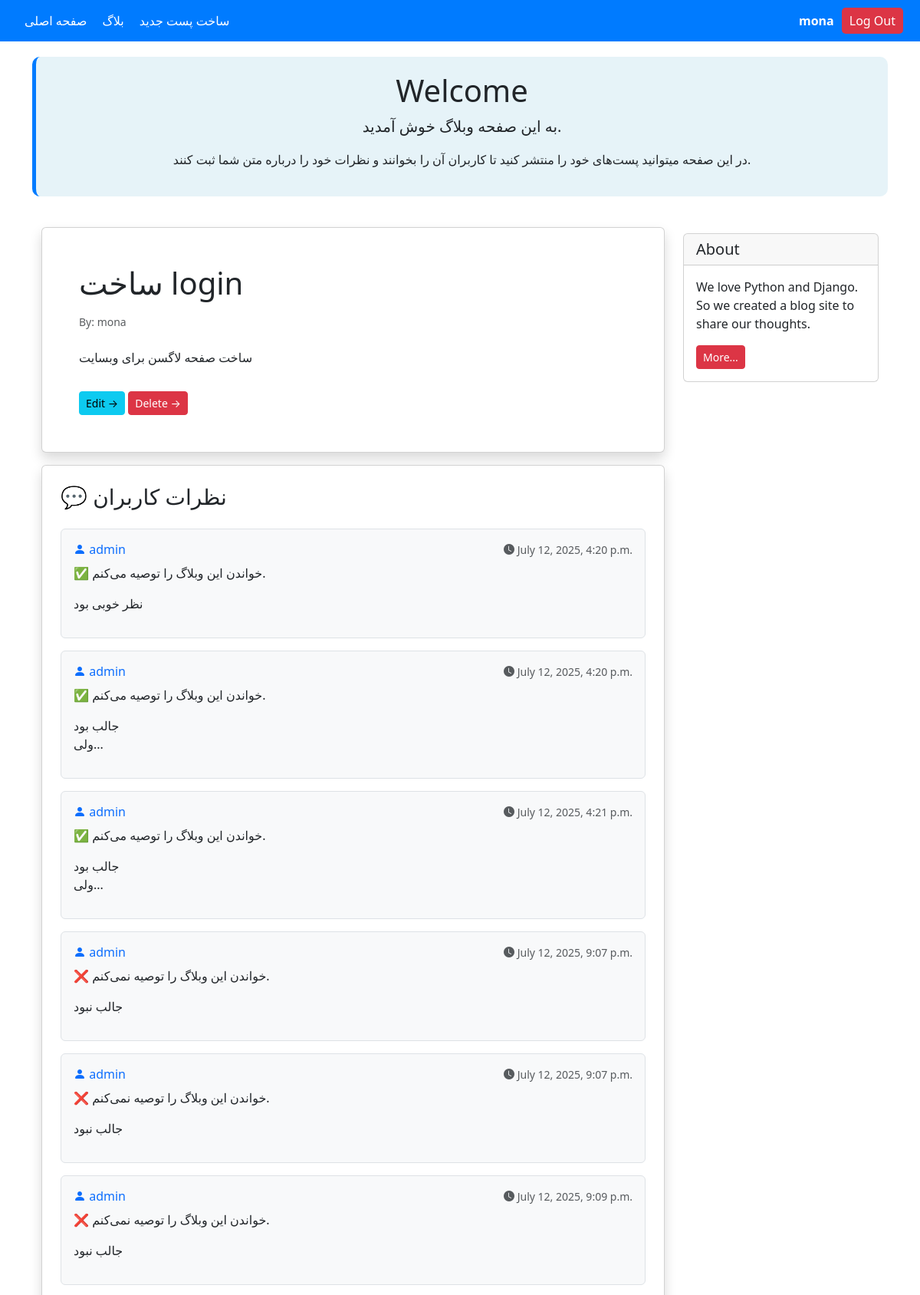
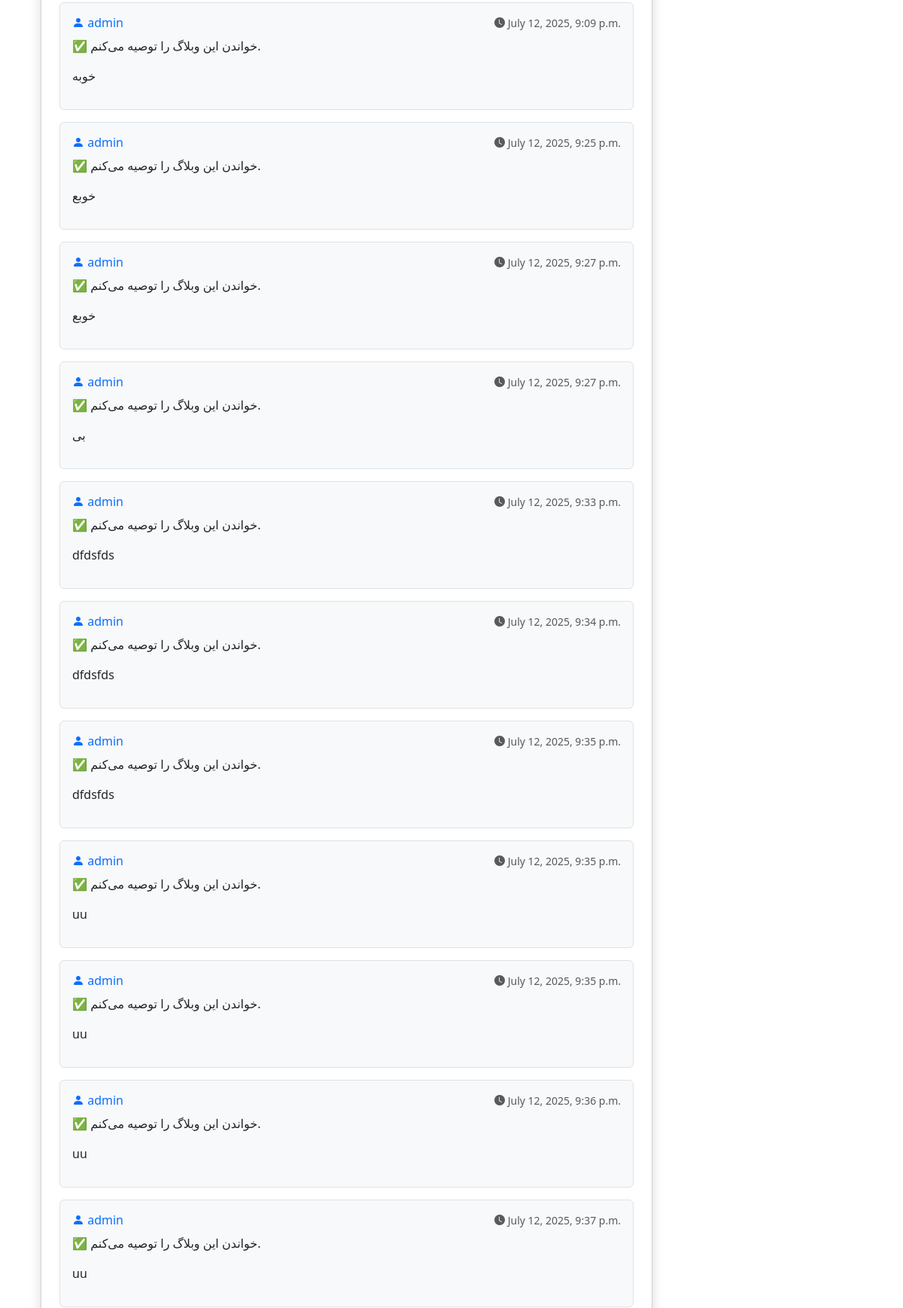
The page /31/ (signed in, upper part) on the database its author committed (2 pictures, top to bottom).
### blog/models.py (models this page shows, shortened)
class Post(models.Model):
    STATUS_CHOICES =(
        ('pub','Published'),
        ('drf','Draft'),
    )
    title = models.CharField(max_length=200)
    text = models.TextField()
    datetime_created = models.DateTimeField(auto_now_add=True)
    datetime_modified = models.DateTimeField(auto_now=True)
    status = models.CharField(choices= STATUS_CHOICES,max_length=3 )
    author = models.ForeignKey("auth.User",on_delete = models.CASCADE)

class Comment(models.Model):
    text = models.TextField()
    datetime_created = models.DateTimeField(auto_now_add=True)
    user = models.ForeignKey(get_user_model(),on_delete = models.CASCADE)
    is_activate = models.BooleanField(default=True)
    recommend = models.BooleanField(default=True)
    post = models.ForeignKey(Post,on_delete = models.CASCADE,related_name='comments')

### blog/views.py (the view)
# urls.py: path('<int:pk>/',views.post_detail,name='post_detail'),
def post_detail(request,pk):
    post = get_object_or_404(Post,pk=pk)
    post_comments = post.comments.all()
    if request.method == 'POST':
        comment_form = CommentForm(request.POST)
        if comment_form.is_valid():
            new_comment = comment_form.save(commit=False)
            new_comment.post = post
            new_comment.user = request.user
            new_comment.save()
            comment_form = CommentForm()
    else:
        comment_form = CommentForm()
    return render(request,"blog/post_detail.html",{"post":post,
        "comments":post_comments,
        "comment_form":comment_form,
        })

### blog/templates/blog/post_detail.html (shortened to what this page needs)
{% extends '_base.html' %}
{% load crispy_forms_tags %}
{% block content %}
<div class="container mt-4">
    <div class="row">
        <div class="col-9">
            <div class="card shadow my-3 p-5">
                <h1>{{ post.title }}</h1>
                <p class="small text-muted mt-2">By: {{ post.author }}</p>
                <p class="mt-2">{{ post.text }}</p>
                <div class="mt-3">
                    <a href="{% url 'post_update' post.id %}" class="btn btn-sm btn-info">Edit &rarr;</a>
                    <a href="{% url 'post_delete' post.id %}" class="btn btn-sm btn-danger">Delete &rarr;</a>
                </div>
            </div>
            <div class="card shadow my-3 p-4">
                <h3 class="mb-4">💬 نظرات کاربران</h3>
                    {% for comment in comments %}
                        {% if comment.is_activate %}
                            <div class="border rounded p-3 mb-3 bg-light">
                                <div class="d-flex justify-content-between align-items-center mb-2">
                                    <h6 class="mb-0 text-primary">
                                        <i class="bi bi-person-fill"></i> {{ comment.user.username }}
                                    </h6>
                                    <small class="text-muted">
                                        <i class="bi bi-clock-fill"></i>
                                        {{ comment.datetime_created|date:"F j, Y, g:i a" }}
                                    </small>
                                </div>
                                <p class="mb-1">
                                    {% if comment.recommend %}
                                        ✅ خواندن این وبلاگ را توصیه می‌کنم.
                                    {% else %}
                                        ❌ خواندن این وبلاگ را توصیه نمی‌کنم.
                                    {% endif %}
                                </p>
                                <p class="text-dark">
                                    {{ comment.text|linebreaks }}
                                </p>
                            </div>
                        {% endif %}
                    {% endfor %}
            </div>
        </div>
        <div class="col-3">
            <div class="card my-4">
                <h5 class="card-header">About</h5>
                <div class="card-body">
                    <p class="card-text">We love Python and Django. So we created a blog site to share our thoughts.</p>
                    <a href="#" class="btn btn-sm btn-danger">More...</a>
                </div>
            </div>
        </div>
    </div>
</div>
{% endblock content %}

### templates/_base.html (shortened to what this page needs)
<!DOCTYPE html>
<html lang="fa">
<head>
    <link rel="stylesheet" href="https://cdn.jsdelivr.net/npm/bootstrap@5.3.0/dist/css/bootstrap.min.css">
    <link rel="stylesheet" href="https://cdn.jsdelivr.net/npm/bootstrap-icons@1.10.5/font/bootstrap-icons.css">
</head>
<body>
<nav class="navbar">
    <div class="container-fluid d-flex align-items-center">
        <div class="d-flex align-items-center me-auto">
            <a href="{% url 'post_list' %}">صفحه اصلی</a>
            <a href="/blog">بلاگ</a>
            <a href="{% url 'post_create' %}">ساخت پست جدید</a>
        </div>
        <div class="user-info">
            {% if user.is_authenticated %}
                <span>{{ user.username }}</span>
                <form action="{% url 'logout' %}" method="POST">
                    <button type="submit" class="btn-logout">Log Out</button>
                </form>
            {% else %}
                <a class="text-light" href="{% url 'login' %}">Log in</a> |
                <a class="text-light" href="{% url 'singup' %}">Sing Up</a>
            {% endif %}
        </div>
    </div>
</nav>
<div class="container">
    <div class="welcome-box">
        <h1>Welcome</h1>
        <p class="lead">به این صفحه وبلاگ خوش آمدید.</p>
        <p>در این صفحه میتوانید پست‌های خود را منتشر کنید تا کاربران آن را بخوانند و نظرات خود را درباره متن شما ثبت
            کنند.</p>
    </div>
</div>
<div class="container">
    {% block content %}{% endblock content %}
</div>
</body>
</html>

### templates/_base.html (style rules this page uses)
body { transition: background-color 0.3s, color 0.3s; }
.navbar { background-color: #007bff; padding: 10px; }
.navbar a { color: white; text-decoration: none; margin: 0 10px; }
.welcome-box { background-color: rgba(173, 216, 230, 0.3); border-left: 5px solid #007bff; padding: 20px; border-radius: 10px; text-align: center; margin-top: 20px; }
.user-info { display: flex; align-items: center; gap: 10px; }
.user-info span { color: white; font-weight: bold; }
.user-info .btn-logout { background-color: #dc3545; color: white; border: none; padding: 5px 10px; border-radius: 5px; cursor: pointer; transition: background-color 0.3s; }

### rows shown on the page
Post: title "ساخت login", author "mona", text "ساخت صفحه لاگسن برای وبسایت"
Comment: user.username "admin", datetime_created "July 12, 2025, 4:20 p.m.", recommend "✅ خواندن این وبلاگ را توصیه می‌کنم.", text "نظر خوبی بود"
Comment: user.username "admin", datetime_created "July 12, 2025, 4:20 p.m.", recommend "✅ خواندن این وبلاگ را توصیه می‌کنم.", text "جالب بود ولی..."
Comment: user.username "admin", datetime_created "July 12, 2025, 4:21 p.m.", recommend "✅ خواندن این وبلاگ را توصیه می‌کنم.", text "جالب بود ولی..."
Comment: user.username "admin", datetime_created "July 12, 2025, 9:07 p.m.", recommend "❌ خواندن این وبلاگ را توصیه نمی‌کنم.", text "جالب نبود"
Comment: user.username "admin", datetime_created "July 12, 2025, 9:07 p.m.", recommend "❌ خواندن این وبلاگ را توصیه نمی‌کنم.", text "جالب نبود"
Comment: user.username "admin", datetime_created "July 12, 2025, 9:09 p.m.", recommend "❌ خواندن این وبلاگ را توصیه نمی‌کنم.", text "جالب نبود"
Comment: user.username "admin", datetime_created "July 12, 2025, 9:09 p.m.", recommend "✅ خواندن این وبلاگ را توصیه می‌کنم.", text "خوبه"
Comment: user.username "admin", datetime_created "July 12, 2025, 9:25 p.m.", recommend "✅ خواندن این وبلاگ را توصیه می‌کنم.", text "خوبع"
Comment: user.username "admin", datetime_created "July 12, 2025, 9:27 p.m.", recommend "✅ خواندن این وبلاگ را توصیه می‌کنم.", text "خوبع"
Comment: user.username "admin", datetime_created "July 12, 2025, 9:27 p.m.", recommend "✅ خواندن این وبلاگ را توصیه می‌کنم.", text "بی"
Comment: user.username "admin", datetime_created "July 12, 2025, 9:33 p.m.", recommend "✅ خواندن این وبلاگ را توصیه می‌کنم.", text "dfdsfds"
Comment: user.username "admin", datetime_created "July 12, 2025, 9:34 p.m.", recommend "✅ خواندن این وبلاگ را توصیه می‌کنم.", text "dfdsfds"
Comment: user.username "admin", datetime_created "July 12, 2025, 9:35 p.m.", recommend "✅ خواندن این وبلاگ را توصیه می‌کنم.", text "dfdsfds"
Comment: user.username "admin", datetime_created "July 12, 2025, 9:35 p.m.", recommend "✅ خواندن این وبلاگ را توصیه می‌کنم.", text "uu"
Comment: user.username "admin", datetime_created "July 12, 2025, 9:35 p.m.", recommend "✅ خواندن این وبلاگ را توصیه می‌کنم.", text "uu"
Comment: user.username "admin", datetime_created "July 12, 2025, 9:36 p.m.", recommend "✅ خواندن این وبلاگ را توصیه می‌کنم.", text "uu"
Comment: user.username "admin", datetime_created "July 12, 2025, 9:37 p.m.", recommend "✅ خواندن این وبلاگ را توصیه می‌کنم.", text "uu"

### other values the page prints
{{ user.username }} "mona"
